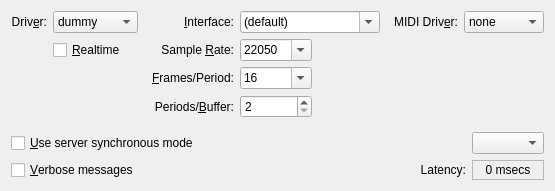
         <widget class="QWidget" name="ParametersTab">
          <attribute name="title">
           <string>Parameters</string>
          </attribute>
          <layout class="QVBoxLayout">
           <item>
            <layout class="QGridLayout">
             <item row="0" column="0">
              <widget class="QLabel" name="DriverTextLabel">
               <property name="font">
                <font>
                 <weight>50</weight>
                 <bold>false</bold>
                </font>
               </property>
               <property name="text">
                <string>Driv&amp;er:</string>
               </property>
               <property name="alignment">
                <set>Qt::AlignRight|Qt::AlignTrailing|Qt::AlignVCenter</set>
               </property>
               <property name="wordWrap">
                <bool>false</bool>
               </property>
               <property name="buddy">
                <cstring>DriverComboBox</cstring>
               </property>
              </widget>
             </item>
             <item row="0" column="1">
              <widget class="QComboBox" name="DriverComboBox">
               <property name="font">
                <font>
                 <weight>50</weight>
                 <bold>false</bold>
                </font>
               </property>
               <property name="toolTip">
                <string>The audio backend driver interface to use</string>
               </property>
               <property name="editable">
                <bool>false</bool>
               </property>
               <item>
                <property name="text">
                 <string>dummy</string>
                </property>
               </item>
               <item>
                <property name="text">
                 <string>sun</string>
                </property>
               </item>
               <item>
                <property name="text">
                 <string>oss</string>
                </property>
               </item>
               <item>
                <property name="text">
                 <string>alsa</string>
                </property>
               </item>
               <item>
                <property name="text">
                 <string>portaudio</string>
                </property>
               </item>
               <item>
                <property name="text">
                 <string>coreaudio</string>
                </property>
               </item>
               <item>
                <property name="text">
                 <string>firewire</string>
                </property>
               </item>
               <item>
                <property name="text">
                 <string>net</string>
                </property>
               </item>
               <item>
                <property name="text">
                 <string>netone</string>
                </property>
               </item>
              </widget>
             </item>
             <item row="0" column="2" rowspan="4">
              <spacer>
               <property name="orientation">
                <enum>Qt::Horizontal</enum>
               </property>
               <property name="sizeHint">
                <size>
                 <width>8</width>
                 <height>20</height>
                </size>
               </property>
              </spacer>
             </item>
             <item row="0" column="3">
              <widget class="QLabel" name="InterfaceTextLabel">
               <property name="font">
                <font>
                 <weight>50</weight>
                 <bold>false</bold>
                </font>
               </property>
               <property name="text">
                <string>&amp;Interface:</string>
               </property>
               <property name="alignment">
                <set>Qt::AlignRight|Qt::AlignTrailing|Qt::AlignVCenter</set>
               </property>
               <property name="wordWrap">
                <bool>false</bool>
               </property>
               <property name="buddy">
                <cstring>InterfaceComboBox</cstring>
               </property>
              </widget>
             </item>
             <item row="0" column="4" colspan="2">
              <widget class="qjackctlInterfaceComboBox" name="InterfaceComboBox">
               <property name="minimumSize">
                <size>
                 <width>140</width>
                 <height>0</height>
                </size>
               </property>
               <property name="font">
                <font>
                 <weight>50</weight>
                 <bold>false</bold>
                </font>
               </property>
               <property name="toolTip">
                <string>The PCM device name to use</string>
               </property>
               <property name="editable">
                <bool>true</bool>
               </property>
               <item>
                <property name="text">
                 <string>(default)</string>
                </property>
               </item>
               <item>
                <property name="text">
                 <string>hw:0</string>
                </property>
               </item>
               <item>
                <property name="text">
                 <string>plughw:0</string>
                </property>
               </item>
               <item>
                <property name="text">
                 <string>/dev/audio</string>
                </property>
               </item>
               <item>
                <property name="text">
                 <string>/dev/dsp</string>
                </property>
               </item>
              </widget>
             </item>
             <item row="0" column="6" rowspan="4">
              <spacer>
               <property name="orientation">
                <enum>Qt::Horizontal</enum>
               </property>
               <property name="sizeHint">
                <size>
                 <width>8</width>
                 <height>20</height>
                </size>
               </property>
              </spacer>
             </item>
             <item row="0" column="7">
              <widget class="QLabel" name="MidiDriverTextLabel">
               <property name="font">
                <font>
                 <weight>50</weight>
                 <bold>false</bold>
                </font>
               </property>
               <property name="text">
                <string>MIDI Driv&amp;er:</string>
               </property>
               <property name="alignment">
                <set>Qt::AlignRight|Qt::AlignTrailing|Qt::AlignVCenter</set>
               </property>
               <property name="wordWrap">
                <bool>false</bool>
               </property>
               <property name="buddy">
                <cstring>MidiDriverComboBox</cstring>
               </property>
              </widget>
             </item>
             <item row="0" column="8">
              <widget class="QComboBox" name="MidiDriverComboBox">
               <property name="minimumSize">
                <size>
                 <width>80</width>
                 <height>0</height>
                </size>
               </property>
               <property name="font">
                <font>
                 <weight>50</weight>
                 <bold>false</bold>
                </font>
               </property>
               <property name="toolTip">
                <string>The ALSA MIDI backend driver to use</string>
               </property>
               <property name="editable">
                <bool>false</bool>
               </property>
               <item>
                <property name="text">
                 <string>none</string>
                </property>
               </item>
               <item>
                <property name="text">
                 <string>raw</string>
                </property>
               </item>
               <item>
                <property name="text">
                 <string>seq</string>
                </property>
               </item>
              </widget>
             </item>
             <item row="1" column="1">
              <widget class="QCheckBox" name="RealtimeCheckBox">
               <property name="font">
                <font>
                 <weight>50</weight>
                 <bold>false</bold>
                </font>
               </property>
               <property name="toolTip">
                <string>Use realtime scheduling</string>
               </property>
               <property name="text">
                <string>&amp;Realtime</string>
               </property>
              </widget>
             </item>
             <item row="1" column="3">
              <widget class="QLabel" name="SampleRateTextLabel">
               <property name="font">
                <font>
                 <weight>50</weight>
                 <bold>false</bold>
                </font>
               </property>
               <property name="frameShape">
                <enum>QFrame::NoFrame</enum>
               </property>
               <property name="frameShadow">
                <enum>QFrame::Plain</enum>
               </property>
               <property name="text">
                <string>Sample &amp;Rate:</string>
               </property>
               <property name="alignment">
                <set>Qt::AlignRight|Qt::AlignTrailing|Qt::AlignVCenter</set>
               </property>
               <property name="wordWrap">
                <bool>false</bool>
               </property>
               <property name="buddy">
                <cstring>SampleRateComboBox</cstring>
               </property>
              </widget>
             </item>
             <item row="1" column="4">
              <widget class="QComboBox" name="SampleRateComboBox">
               <property name="font">
                <font>
                 <weight>50</weight>
                 <bold>false</bold>
                </font>
               </property>
               <property name="toolTip">
                <string>Sample rate in frames per second</string>
               </property>
               <property name="editable">
                <bool>true</bool>
               </property>
               <item>
                <property name="text">
                 <string>22050</string>
                </property>
               </item>
               <item>
                <property name="text">
                 <string>32000</string>
                </property>
               </item>
               <item>
                <property name="text">
                 <string>44100</string>
                </property>
               </item>
               <item>
                <property name="text">
                 <string>48000</string>
                </property>
               </item>
               <item>
                <property name="text">
                 <string>88200</string>
                </property>
               </item>
               <item>
                <property name="text">
                 <string>96000</string>
                </property>
               </item>
               <item>
                <property name="text">
                 <string>192000</string>
                </property>
               </item>
              </widget>
             </item>
             <item row="1" column="5" rowspan="3">
              <spacer>
               <property name="orientation">
                <enum>Qt::Horizontal</enum>
               </property>
               <property name="sizeHint">
                <size>
                 <width>8</width>
                 <height>20</height>
                </size>
               </property>
              </spacer>
             </item>
             <item row="2" column="3">
              <widget class="QLabel" name="FramesTextLabel">
               <property name="font">
                <font>
                 <weight>50</weight>
                 <bold>false</bold>
                </font>
               </property>
               <property name="text">
                <string>&amp;Frames/Period:</string>
               </property>
               <property name="alignment">
                <set>Qt::AlignRight|Qt::AlignTrailing|Qt::AlignVCenter</set>
               </property>
               <property name="wordWrap">
                <bool>false</bool>
               </property>
               <property name="buddy">
                <cstring>FramesComboBox</cstring>
               </property>
              </widget>
             </item>
             <item row="2" column="4">
              <widget class="QComboBox" name="FramesComboBox">
               <property name="font">
                <font>
                 <weight>50</weight>
                 <bold>false</bold>
                </font>
               </property>
               <property name="toolTip">
                <string>Frames per period between process() calls</string>
               </property>
               <property name="editable">
                <bool>true</bool>
               </property>
               <item>
                <property name="text">
                 <string>16</string>
                </property>
               </item>
               <item>
                <property name="text">
                 <string>32</string>
                </property>
               </item>
               <item>
                <property name="text">
                 <string>64</string>
                </property>
               </item>
               <item>
                <property name="text">
                 <string>128</string>
                </property>
               </item>
               <item>
                <property name="text">
                 <string>256</string>
                </property>
               </item>
               <item>
                <property name="text">
                 <string>512</string>
                </property>
               </item>
               <item>
                <property name="text">
                 <string>1024</string>
                </property>
               </item>
               <item>
                <property name="text">
                 <string>2048</string>
                </property>
               </item>
               <item>
                <property name="text">
                 <string>4096</string>
                </property>
               </item>
              </widget>
             </item>
             <item row="3" column="3">
              <widget class="QLabel" name="PeriodsTextLabel">
               <property name="font">
                <font>
                 <weight>50</weight>
                 <bold>false</bold>
                </font>
               </property>
               <property name="text">
                <string>Periods/&amp;Buffer:</string>
               </property>
               <property name="alignment">
                <set>Qt::AlignRight|Qt::AlignTrailing|Qt::AlignVCenter</set>
               </property>
               <property name="wordWrap">
                <bool>false</bool>
               </property>
               <property name="buddy">
                <cstring>PeriodsSpinBox</cstring>
               </property>
              </widget>
             </item>
             <item row="3" column="4">
              <widget class="QSpinBox" name="PeriodsSpinBox">
               <property name="font">
                <font>
                 <weight>50</weight>
                 <bold>false</bold>
                </font>
               </property>
               <property name="toolTip">
                <string>Number of periods in the hardware buffer</string>
               </property>
               <property name="minimum">
                <number>2</number>
               </property>
               <property name="maximum">
                <number>999</number>
               </property>
              </widget>
             </item>
            </layout>
           </item>
           <item>
            <spacer>
             <property name="orientation">
              <enum>Qt::Vertical</enum>
             </property>
             <property name="sizeHint">
              <size>
               <width>20</width>
               <height>8</height>
              </size>
             </property>
            </spacer>
           </item>
           <item>
            <layout class="QHBoxLayout">
             <item>
              <widget class="QCheckBox" name="SyncCheckBox">
               <property name="font">
                <font>
                 <weight>50</weight>
                 <bold>false</bold>
                </font>
               </property>
               <property name="toolTip">
                <string>Whether to use server synchronous mode</string>
               </property>
               <property name="text">
                <string>&amp;Use server synchronous mode</string>
               </property>
              </widget>
             </item>
             <item>
              <spacer>
               <property name="orientation">
                <enum>Qt::Horizontal</enum>
               </property>
               <property name="sizeHint">
                <size>
                 <width>20</width>
                 <height>8</height>
                </size>
               </property>
              </spacer>
             </item>
             <item>
              <widget class="QComboBox" name="SelfConnectModeComboBox">
               <property name="font">
                <font>
                 <weight>50</weight>
                 <bold>false</bold>
                </font>
               </property>
               <property name="toolTip">
                <string>Whether to restrict client self-connections</string>
               </property>
               <property name="editable">
                <bool>false</bool>
               </property>
               <property name="currentIndex">
                <number>0</number>
               </property>
              </widget>
             </item>
            </layout>
           </item>
           <item>
            <layout class="QHBoxLayout">
             <item>
              <widget class="QCheckBox" name="VerboseCheckBox">
               <property name="font">
                <font>
                 <weight>50</weight>
                 <bold>false</bold>
                </font>
               </property>
               <property name="toolTip">
                <string>Whether to give verbose output on messages</string>
               </property>
               <property name="text">
                <string>&amp;Verbose messages</string>
               </property>
              </widget>
             </item>
             <item>
              <spacer>
               <property name="orientation">
                <enum>Qt::Horizontal</enum>
               </property>
               <property name="sizeHint">
                <size>
                 <width>8</width>
                 <height>20</height>
                </size>
               </property>
              </spacer>
             </item>
             <item>
              <widget class="QLabel" name="LatencyTextLabel">
               <property name="font">
                <font>
                 <weight>50</weight>
                 <bold>false</bold>
                </font>
               </property>
               <property name="frameShape">
                <enum>QFrame::NoFrame</enum>
               </property>
               <property name="frameShadow">
                <enum>QFrame::Plain</enum>
               </property>
               <property name="text">
                <string>Latency:</string>
               </property>
               <property name="alignment">
                <set>Qt::AlignRight|Qt::AlignTrailing|Qt::AlignVCenter</set>
               </property>
               <property name="wordWrap">
                <bool>false</bool>
               </property>
              </widget>
             </item>
             <item>
              <widget class="QLabel" name="LatencyTextValue">
               <property name="minimumSize">
                <size>
                 <width>72</width>
                 <height>0</height>
                </size>
               </property>
               <property name="font">
                <font>
                 <weight>50</weight>
                 <bold>false</bold>
                </font>
               </property>
               <property name="toolTip">
                <string>Output latency in milliseconds, calculated based on the period, rate and buffer settings</string>
               </property>
               <property name="frameShape">
                <enum>QFrame::StyledPanel</enum>
               </property>
               <property name="frameShadow">
                <enum>QFrame::Sunken</enum>
               </property>
               <property name="text">
                <string>0 msecs</string>
               </property>
               <property name="alignment">
                <set>Qt::AlignCenter</set>
               </property>
               <property name="wordWrap">
                <bool>false</bool>
               </property>
              </widget>
             </item>
            </layout>
           </item>
          </layout>
         </widget>
